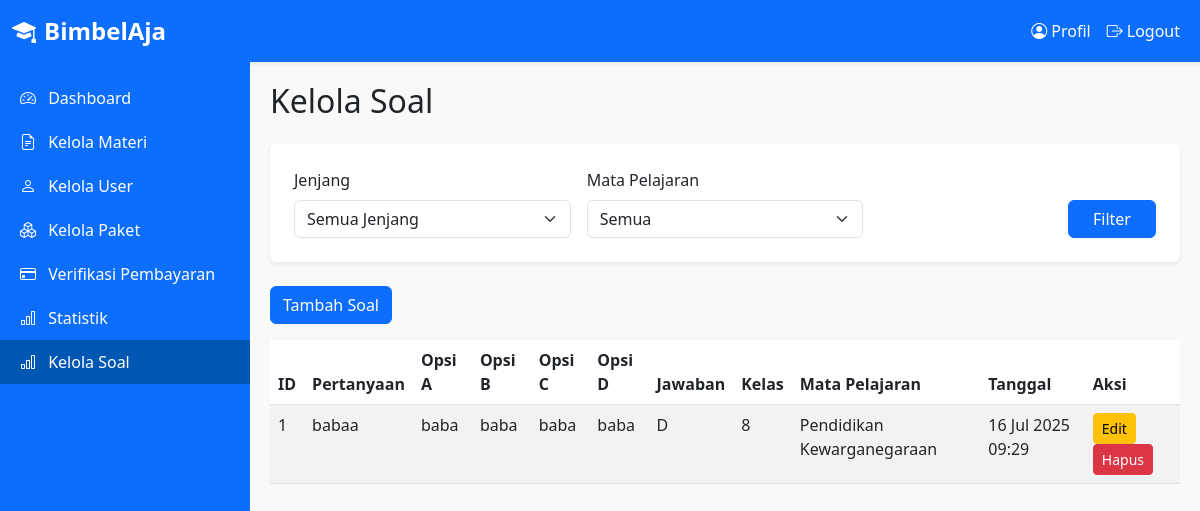
The page /admin/kelola_soal.php (signed in) on the database its author committed.
### tables this page shows
CREATE TABLE `soal` (
  `id` int(11) NOT NULL,
  `pertanyaan` text NOT NULL,
  `opsi_a` varchar(100) DEFAULT NULL,
  `opsi_b` varchar(100) DEFAULT NULL,
  `opsi_c` varchar(100) DEFAULT NULL,
  `opsi_d` varchar(100) DEFAULT NULL,
  `jawaban` char(1) DEFAULT NULL,
  `tutor_id` int(11) DEFAULT NULL,
  `created_at` datetime DEFAULT current_timestamp(),
  `kelas_id` int(11) DEFAULT NULL,
  `kategori_id` int(11) DEFAULT NULL
);

CREATE TABLE `kategori_materi` (
  `id` int(11) NOT NULL,
  `nama_kategori` varchar(100) NOT NULL
);

### admin/kelola_soal.php (the view, shortened to what this page needs)
<?php
include '../config/database.php';
include '../includes/admin_header.php';
$query = "SELECT soal.*, kategori_materi.nama_kategori
          FROM soal
          JOIN kategori_materi ON soal.kategori_id = kategori_materi.id
          WHERE 1=1";
$stmt = $conn->prepare($query);
$stmt->execute();
$result = $stmt->get_result();
?>
<div class="content">
    <h2 class="mb-4">Kelola Soal</h2>
    <div class="bg-white rounded shadow-sm p-4 mb-4">
        <form method="POST" class="row g-3 align-items-end">
            <div class="col-md-4">
                <label for="jenjang" class="form-label">Jenjang</label>
                <select name="jenjang" class="form-select">
                    <option value="">Semua Jenjang</option>
                </select>
            </div>
            <div class="col-md-4">
                <label for="mata_pelajaran" class="form-label">Mata Pelajaran</label>
                <select name="mata_pelajaran" class="form-select">
                    <option value="">Semua</option>
                </select>
            </div>
            <div class="col-md-4 text-end">
                <button type="submit" class="btn btn-primary px-4">Filter</button>
            </div>
        </form>
    </div>
    <button class="btn btn-primary mb-3" data-bs-toggle="modal" data-bs-target="#tambahSoalModal">Tambah Soal</button>
    <table class="table table-striped">
        <thead>
            <tr>
                <th>ID</th>
                <th>Pertanyaan</th>
                <th>Opsi A</th>
                <th>Opsi B</th>
                <th>Opsi C</th>
                <th>Opsi D</th>
                <th>Jawaban</th>
                <th>Kelas</th>
                <th>Mata Pelajaran</th>
                <th>Tanggal</th>
                <th>Aksi</th>
            </tr>
        </thead>
        <tbody>
        <?php if ($result->num_rows > 0): ?>
            <?php while ($row = $result->fetch_assoc()): ?>
                <tr>
                    <td><?= $row['id'] ?></td>
                    <td><?= htmlspecialchars($row['pertanyaan']) ?></td>
                    <td><?= htmlspecialchars($row['opsi_a']) ?></td>
                    <td><?= htmlspecialchars($row['opsi_b']) ?></td>
                    <td><?= htmlspecialchars($row['opsi_c']) ?></td>
                    <td><?= htmlspecialchars($row['opsi_d']) ?></td>
                    <td><?= htmlspecialchars($row['jawaban']) ?></td>
                    <td><?= $row['kelas_id'] ?></td>
                    <td><?= htmlspecialchars($row['nama_kategori']) ?></td>
                    <td><?= date('d M Y H:i', strtotime($row['created_at'])) ?></td>
                    <td>
                        <button class="btn btn-warning btn-sm" data-bs-toggle="modal" data-bs-target="#editSoalModal"
                            data-id="<?= $row['id'] ?>"
                            data-pertanyaan="<?= htmlspecialchars($row['pertanyaan']) ?>"
                            data-opsi_a="<?= htmlspecialchars($row['opsi_a']) ?>"
                            data-opsi_b="<?= htmlspecialchars($row['opsi_b']) ?>"
                            data-opsi_c="<?= htmlspecialchars($row['opsi_c']) ?>"
                            data-opsi_d="<?= htmlspecialchars($row['opsi_d']) ?>"
                            data-jawaban="<?= $row['jawaban'] ?>"
                            data-kelas_id="<?= $row['kelas_id'] ?>"
                            data-kategori_id="<?= $row['kategori_id'] ?>">
                            Edit
                        </button>
                        <a href="?action=delete&id=<?= $row['id'] ?>" class="btn btn-danger btn-sm" onclick="return confirm('Yakin ingin hapus?')">Hapus</a>
                    </td>
                </tr>
            <?php endwhile; ?>
        <?php else: ?>
            <tr><td colspan="11" class="text-center">Tidak ada data soal</td></tr>
        <?php endif; ?>
        </tbody>
    </table>
</div>
<?php include '../includes/admin_footer.php'; ?>

### includes/admin_header.php (style rules this page uses)
body { font-family: 'Segoe UI', sans-serif; background-color: #f9f9f9; }
.content { margin-left: 250px; padding: 20px; }

### rows shown on the page
soal: id "1", pertanyaan "babaa", opsi_a "baba", opsi_b "baba", opsi_c "baba", opsi_d "baba", jawaban "D", kelas "8", kategori_materi.nama_kategori "Pendidikan Kewarganegaraan", created_at "16 Jul 2025 09:29"
